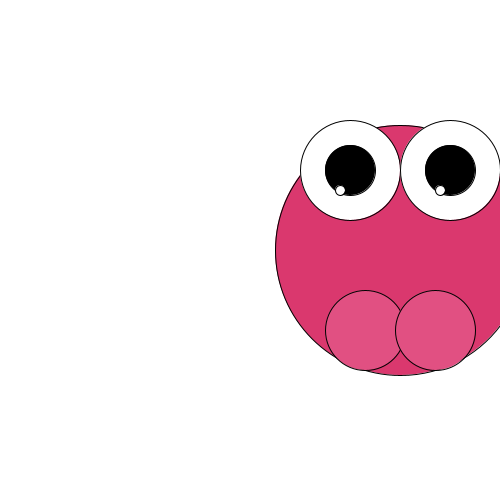
Frame 1 (no input)
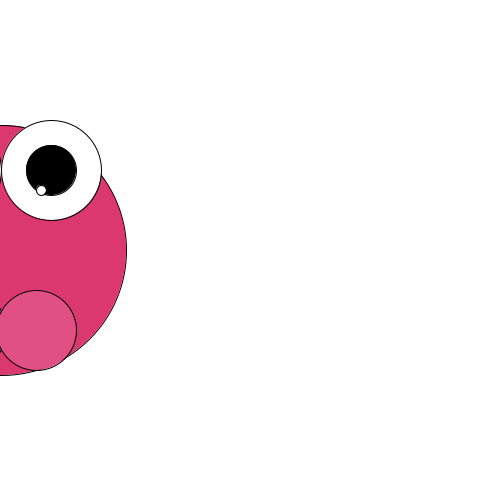
Frame 60 (the mouse pressed at the canvas centre just before this capture)
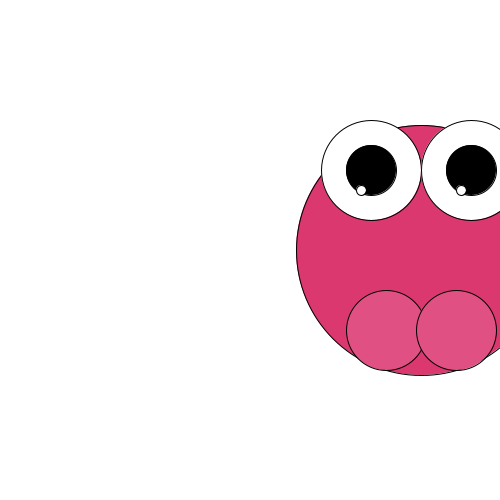
Frame 120 (the mouse held since frame 60 and released just before this capture)

The Processing sketch that drew these frames (run headless with seeded random() and noise(); from frame 60 on, the mouse is pressed at the canvas centre):

// Processing sketch: processing_124691
// ── processing_124691.pde

int monsterX; //declareren
int monsterY; // declareren
int teller; //declareren
int richting; //declareren
boolean test; //declareren

void setup(){
size(500,500);
monsterX = 400; //initieren
monsterY = 250; //initieren
teller = 0; //initieren
richting = 7; //initieren
test = false;
}




void draw(){
background(255,255,255);

/*body*/
if(test==true){
  fill(218,20,50);
}else{fill(218,56,110);}
stroke(0);
ellipseMode(CENTER);
ellipse(monsterX,monsterY,250,250);


/*eyes*/
fill(255,255,255);
ellipse(monsterX-50,monsterY-80,100,100);
ellipse(monsterX+50,monsterY-80,100,100);
fill(0);
ellipse(monsterX-50,monsterY-80,50,50);
ellipse(monsterX+50,monsterY-80,50,50);
fill(255,255,255);
ellipse(monsterX-60,monsterY-60,10,10);
fill(255,255,255);
ellipse(monsterX+40,monsterY-60,10,10);

/*hands*/
fill(225,80,130);
ellipse(monsterX-35,monsterY+80,80,80);
fill(225,80,130);
ellipse(monsterX+35,monsterY+80,80,80);

monsterX = monsterX - richting;

if(monsterX>500 || monsterX<0){
  richting = -richting;
  teller++;
  println(teller);
  println(test);


if(teller==10){
  teller=0;
  test = !test;
}
}
}
